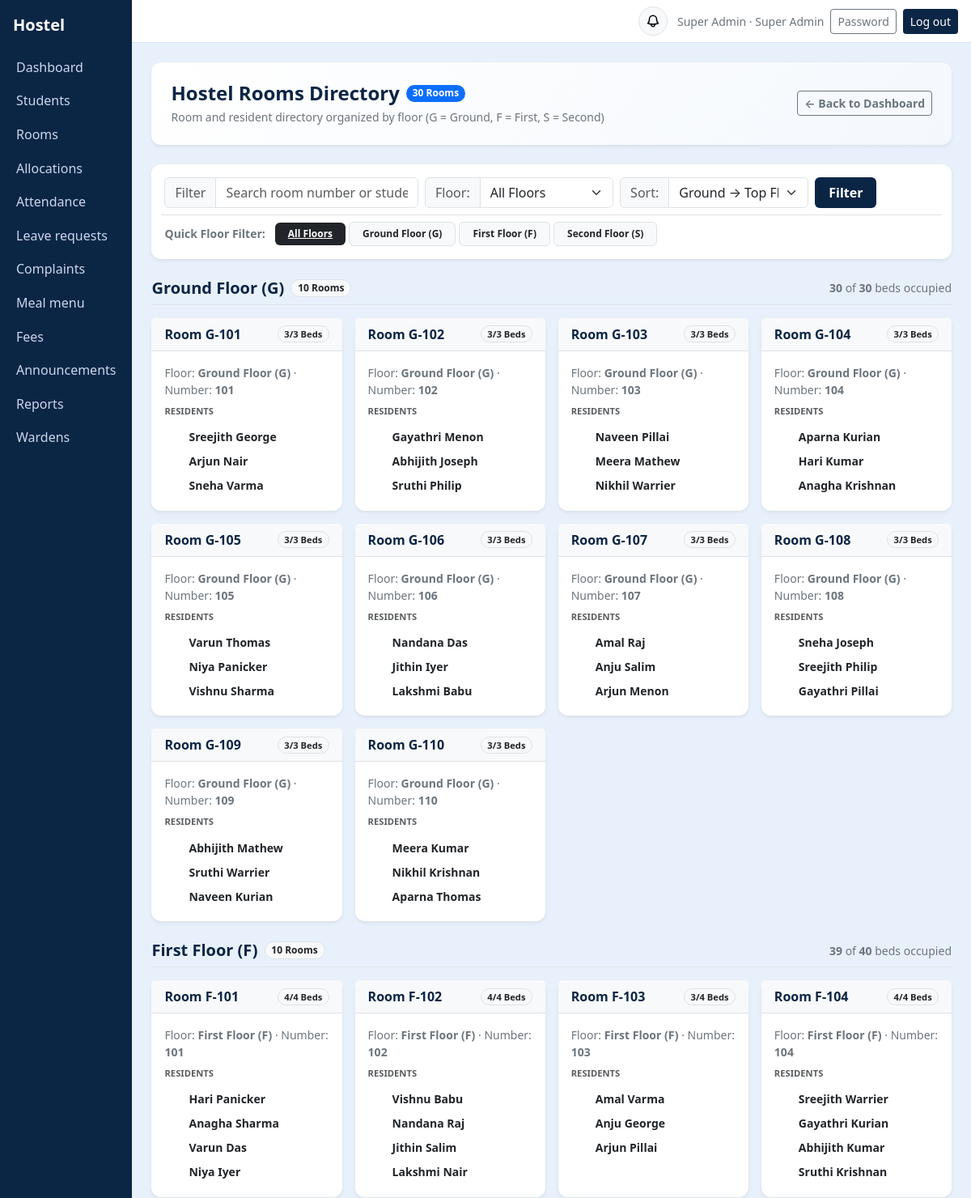
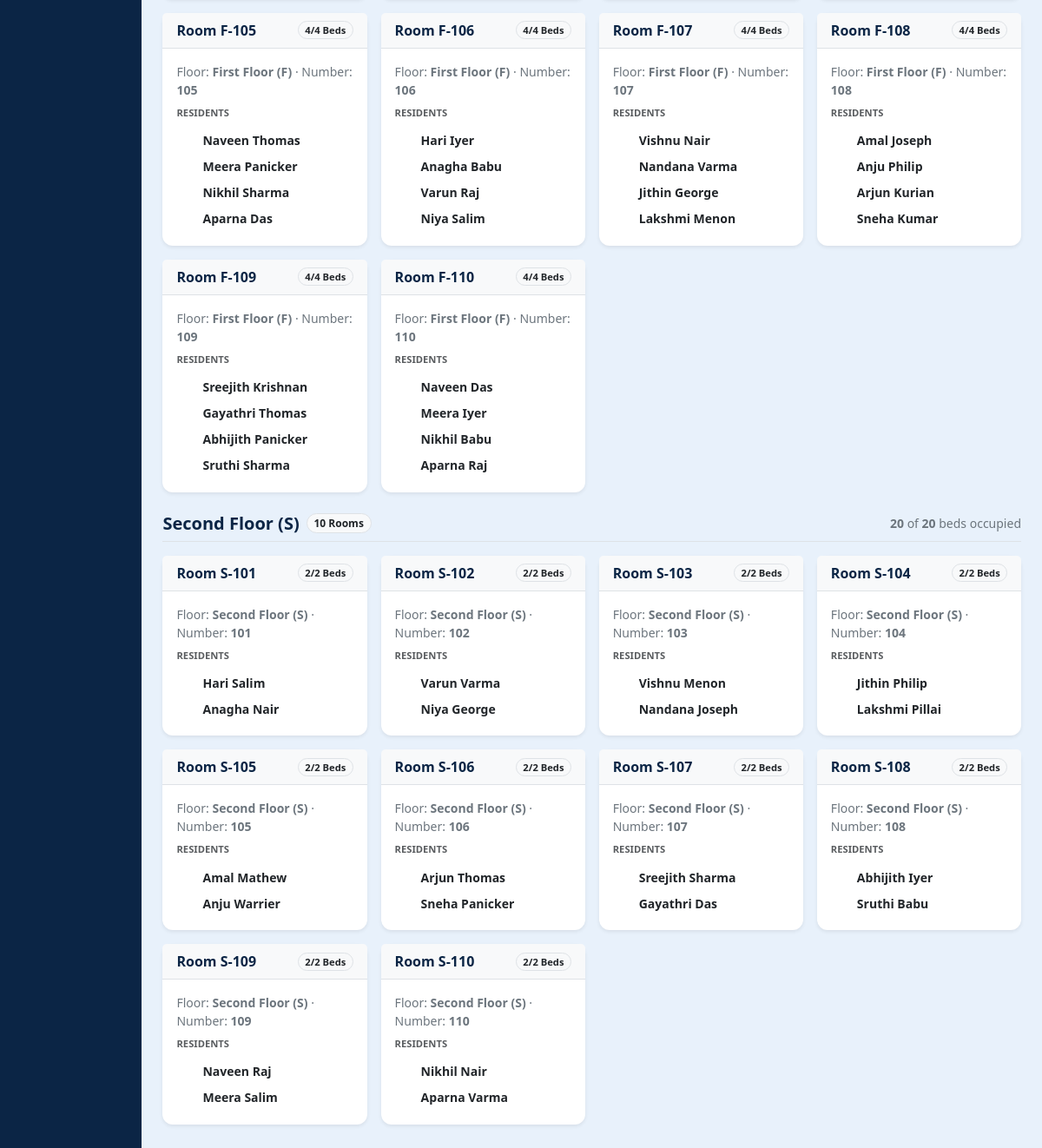
/rooms/directory/ (signed in), run on the app's committed database (2 pictures, top to bottom).
### core/models.py (models this page shows, shortened)
class User(AbstractUser):
    ROLES = [("admin", "Super Admin"), ("warden", "Warden"), ("student", "Student"), ("parent", "Parent")]
    role = models.CharField(max_length=10, choices=ROLES, default="student")
    phone = models.CharField(max_length=20, blank=True)
    must_change_password = models.BooleanField(default=False)
    @property
    def display_name(self):
        return self.get_full_name() or self.username

class Room(models.Model):
    block = models.CharField(max_length=20, default="A")
    number = models.CharField(max_length=20)
    capacity = models.PositiveSmallIntegerField(default=2)
    is_blacklisted = models.BooleanField("Blacklisted", default=False)
    blacklist_reason = models.CharField("Blacklist cause", max_length=150, blank=True)
    class Meta:
        unique_together = ("block", "number")
        ordering = ["block", "number"]
    def __str__(self):
        if self.number and self.block:
            b = str(self.block).strip()
            num = str(self.number).strip()
            if num.lower().startswith(f"{b.lower()}-"):
                return f"{b}-{num[len(b)+1:].strip()}"
            if num.lower().startswith(b.lower()) and len(num) > len(b) and num[len(b):][0].isdigit():
                return f"{b}-{num[len(b):].strip()}"
            return f"{b}-{num}"
        return self.number or ""
    @property
    def occupied(self):
        return self.allocations.filter(end_date__isnull=True).count()
    @property
    def vacancy(self):
        if self.is_blacklisted:
            return 0
        return max(0, self.capacity - self.occupied)
    @property
    def floor_name(self):
        b = str(self.block or "").strip().upper()
        mapping = {
            "G": "Ground Floor",
            "F": "First Floor",
            "S": "Second Floor",
            "T": "Third Floor",
            "B": "Basement",
            "0": "Ground Floor",
            "1": "First Floor",
            "2": "Second Floor",
            "3": "Third Floor",
            "4": "Fourth Floor",
            "5": "Fifth Floor",
        }
        return mapping.get(b, f"Floor {b}" if b else "Floor")
    @property
    def floor_display(self):
        fn = self.floor_name
        b = str(self.block or "").strip().upper()
        if fn == f"Floor {b}":
            return fn
        return f"{fn} ({b})"

### core/views.py (the view, shortened to what this page needs)
# urls.py: path("rooms/directory/", v.student_rooms, name="student_rooms"),
@login_required
def student_rooms(request):
    from django.db.models import Prefetch
    q = request.GET.get("q", "").strip()
    block = request.GET.get("block", "").strip()
    sort_by = request.GET.get("sort", "floor_asc").strip()
    distinct_codes = sorted(list(set(m.Room.objects.values_list("block", flat=True))), key=floor_order_key)
    all_blocks = []
    seen_displays = set()
    for b in distinct_codes:
        rm_dummy = m.Room(block=b)
        disp = rm_dummy.floor_display
        if disp not in seen_displays:
            seen_displays.add(disp)
            all_blocks.append({"code": b, "label": disp, "name": rm_dummy.floor_name})
    rooms_qs = m.Room.objects.all().prefetch_related(
        Prefetch(
            "allocations",
            queryset=m.RoomAllocation.objects.filter(end_date__isnull=True).select_related("student__user")
        )
    )
    if block:
        rooms_qs = rooms_qs.filter(block__iexact=block)
    all_rooms = list(rooms_qs)
    if sort_by == "floor_desc":
        all_rooms.sort(key=lambda r: (-floor_order_key(r.block), r.number))
    elif sort_by == "room_asc":
        all_rooms.sort(key=lambda r: r.number)
    elif sort_by == "vacant":
        all_rooms.sort(key=lambda r: (-r.vacancy, floor_order_key(r.block), r.number))
    else:  # floor_asc (default)
        all_rooms.sort(key=lambda r: (floor_order_key(r.block), r.number))
    grouped_dict = {}
    room_items = []
    for r in all_rooms:
        residents = [a.student.user.display_name for a in r.allocations.all()]
        item = {
            "room": r,
            "room_str": str(r),
            "block": r.block,
            "floor_name": r.floor_name,
            "floor_display": r.floor_display,
            "number": r.number,
            "capacity": r.capacity,
            "occupied": len(residents),
            "vacancy": r.vacancy,
            "is_blacklisted": r.is_blacklisted,
            "blacklist_reason": r.blacklist_reason,
            "residents": residents,
        }
        room_items.append(item)
        fl_key = r.block
        if fl_key not in grouped_dict:
            grouped_dict[fl_key] = {
                "floor_code": r.block,
                "floor_name": r.floor_name,
                "floor_display": r.floor_display,
                "rooms": [],
                "total_capacity": 0,
                "total_occupied": 0,
            }
        grouped_dict[fl_key]["rooms"].append(item)
        grouped_dict[fl_key]["total_capacity"] += r.capacity
        grouped_dict[fl_key]["total_occupied"] += len(residents)
    if sort_by == "floor_desc":
        sorted_keys = sorted(grouped_dict.keys(), key=lambda k: -floor_order_key(k))
    else:
        sorted_keys = sorted(grouped_dict.keys(), key=floor_order_key)
    floor_groups = [grouped_dict[k] for k in sorted_keys]
    return show(
        request,
        "student_rooms",
        rooms=room_items,
        floor_groups=floor_groups,
        total_rooms=len(room_items),
        blocks=all_blocks,
        selected_block=block,
        sort_by=sort_by,
        q=q,
    )

### core/views.py (called while the page is built)
def floor_order_key(b):
    code = str(b or "").strip().upper()
    order = {"B": -1, "G": 0, "0": 0, "F": 1, "1": 1, "S": 2, "2": 2, "T": 3, "3": 3, "4": 4, "5": 5}
    return order.get(code, 50)

def show(request, template, **ctx):
    return render(request, f"core/{template}.html", ctx)

### core/templates/core/student_rooms.html (shortened to what this page needs)
{% extends "core/base.html" %}{% block content %}
<div class="card p-4 mb-4 bg-white border-0 shadow-sm" style="background: linear-gradient(135deg, #ffffff 0%, #f4f8fd 100%);">
  <div class="d-flex flex-wrap justify-content-between align-items-center gap-3">
    <div>
      <div class="d-flex align-items-center gap-2 mb-1">
        <h4 class="mb-0 fw-bold" style="color:var(--navy);">Hostel Rooms Directory</h4>
        <span class="badge text-bg-primary rounded-pill">{{ total_rooms }} Room{{ total_rooms|pluralize }}</span>
      </div>
      <div class="text-secondary small">
        Room and resident directory organized by floor (G = Ground, F = First, S = Second)
      </div>
    </div>
    <div>
      <a href="{% url 'home' %}" class="btn btn-sm btn-outline-secondary fw-semibold">
        &larr; Back to Dashboard
      </a>
    </div>
  </div>
</div>
<div class="card p-3 mb-4 bg-white border-0 shadow-sm">
  <form method="get" action="{% url 'student_rooms' %}" class="row g-2 align-items-center">
    <div class="col-12 col-md-5 col-lg-4">
      <div class="input-group">
        <span class="input-group-text bg-light text-muted">Filter</span>
        <input type="text" name="q" value="{{ q }}" class="form-control"
               placeholder="Search room number or student name..."
               aria-label="Search rooms or residents">
      </div>
    </div>
    <div class="col-6 col-md-3 col-lg-3">
      <div class="input-group">
        <span class="input-group-text bg-light text-muted small">Floor:</span>
        <select name="block" class="form-select" onchange="this.form.submit()">
          <option value="">All Floors</option>
        </select>
      </div>
    </div>
    <div class="col-6 col-md-4 col-lg-3">
      <div class="input-group">
        <span class="input-group-text bg-light text-muted small">Sort:</span>
        <select name="sort" class="form-select" onchange="this.form.submit()">
          <option value="floor_asc" {% if sort_by == 'floor_asc' %}selected{% endif %}>Ground &rarr; Top Floor</option>
        </select>
      </div>
    </div>
    <div class="col-auto">
      <button type="submit" class="btn btn-navy fw-semibold px-3">Filter</button>
    </div>
    <div class="col-12 mt-2 pt-2 border-top d-flex flex-wrap align-items-center gap-1">
      <span class="text-secondary small fw-semibold me-2">Quick Floor Filter:</span>
      <a href="{% url 'student_rooms' %}?sort={{ sort_by }}{% if q %}&q={{ q }}{% endif %}"
         class="badge {% if not selected_block %}text-bg-dark{% else %}text-bg-light border text-dark text-decoration-none{% endif %} py-2 px-3">
        All Floors
      </a>
      {% for b in blocks %}
        <a href="{% url 'student_rooms' %}?block={{ b.code }}&sort={{ sort_by }}{% if q %}&q={{ q }}{% endif %}"
           class="badge {% if selected_block == b.code %}text-bg-primary{% else %}text-bg-light border text-dark text-decoration-none{% endif %} py-2 px-3">
          {{ b.label }}
        </a>
      {% endfor %}
    </div>
  </form>
</div>
{% for group in floor_groups %}
  <div class="mb-4">
    <div class="d-flex flex-wrap justify-content-between align-items-center pb-2 mb-3 border-bottom">
      <div class="d-flex align-items-center gap-2">
        <h5 class="mb-0 fw-bold" style="color:var(--navy);">{{ group.floor_display }}</h5>
        <span class="badge text-bg-light border text-dark rounded-pill">{{ group.rooms|length }} Room{{ group.rooms|length|pluralize }}</span>
      </div>
      <div class="text-secondary small">
        <b>{{ group.total_occupied }}</b> of <b>{{ group.total_capacity }}</b> beds occupied
      </div>
    </div>
    <div class="row g-3">
      {% for r in group.rooms %}
        <div class="col-12 col-sm-6 col-md-4 col-xl-3">
          <div class="card h-100 card-hover bg-white border-0 shadow-sm">
            <div class="card-header bg-light border-bottom d-flex justify-content-between align-items-center py-2 px-3">
              <span class="fw-bold fs-6" style="color:var(--navy);">Room {{ r.room_str }}</span>
              {% if r.is_blacklisted %}
                <span class="badge text-bg-secondary rounded-pill" style="font-size: 0.7rem;">Maintenance</span>
              {% elif r.occupied > 0 %}
                <span class="badge text-bg-light border text-dark rounded-pill" style="font-size: 0.7rem;">
                  {{ r.occupied }}/{{ r.capacity }} Beds
                </span>
              {% else %}
                <span class="badge text-bg-success-subtle text-success border border-success-subtle rounded-pill" style="font-size: 0.7rem;">
                  Vacant
                </span>
              {% endif %}
            </div>
            <div class="card-body p-3 d-flex flex-column">
              <div class="text-secondary small mb-2">
                Floor: <b>{{ r.floor_name }} ({{ r.block }})</b> · Number: <b>{{ r.number }}</b>
              </div>
              <div class="small fw-semibold text-muted text-uppercase tracking-wider mb-1" style="font-size: 0.7rem;">
                Residents
              </div>
              {% if r.residents %}
                <div class="mt-1">
                  {% for name in r.residents %}
                    <div class="d-flex align-items-center gap-2 py-1">
                      <span class="badge rounded-circle text-bg-primary-subtle text-primary"
                            style="width: 22px; height: 22px; display: inline-flex; align-items: center; justify-content: center; font-size: 0.65rem;">
                      </span>
                      <span class="fw-semibold text-dark small">{{ name }}</span>
                    </div>
                  {% endfor %}
                </div>
              {% endif %}
            </div>
          </div>
        </div>
      {% endfor %}
    </div>
  </div>
{% endfor %}
{% endblock %}

### core/templates/core/base.html (shortened to what this page needs)
{% load static %}<!doctype html>
<html lang="en"><head><meta charset="utf-8"><meta name="viewport" content="width=device-width, initial-scale=1">
<link href="https://cdn.jsdelivr.net/npm/bootstrap@5.3.3/dist/css/bootstrap.min.css" rel="stylesheet">
</head><body>
{% if user.is_authenticated and not hide_nav %}
<div class="d-flex">
 <nav class="sidebar py-3" id="sb"><div class="px-3 pb-3 text-white fs-5 fw-semibold">Hostel</div>
  {% for name, label in nav_items %}<a href="{% url name %}" >{{ label }}</a>{% endfor %}
 </nav>
 <div class="flex-grow-1">
  <div class="topbar d-flex align-items-center justify-content-between px-3 py-2">
   <div class="ms-auto d-flex align-items-center gap-2">
     <div class="dropdown me-1">
       <button class="btn btn-sm btn-light border position-relative rounded-circle p-2 d-flex align-items-center justify-content-center" style="width:36px; height:36px;" type="button" id="notifDropdown" data-bs-toggle="dropdown" aria-expanded="false" title="Notifications">
       </button>
     </div>
     <span class="text-secondary small d-none d-sm-inline">{{ user.display_name }} · {{ user.get_role_display }}</span>
     <a class="btn btn-sm btn-outline-secondary" href="{% url 'password' %}">Password</a>
     <form method="post" action="{% url 'logout' %}" class="d-inline">{% csrf_token %}<button class="btn btn-sm btn-navy">Log out</button></form>
   </div>
  </div>
  <main class="p-3 p-md-4">
{% else %}<main class="container py-4">{% endif %}
  {% block content %}{% endblock %}
 </main>
{% if user.is_authenticated and not hide_nav %}</div></div>{% endif %}
</body></html>

### core/templates/core/base.html (style rules this page uses)
:root { --navy:#0b2545;--sky:#e8f1fb;--sky2:#cfe2f7 }
body { background:var(--sky);min-height:100vh }
.sidebar { background:var(--navy);width:230px;min-height:100vh }
.sidebar a { color:#c9d8ec;text-decoration:none;display:block;padding:.55rem 1.25rem }
.topbar { background:#fff;border-bottom:1px solid var(--sky2) }
.card { border:1px solid var(--sky2); border-radius:12px; box-shadow:0 2px 6px rgba(11,37,69,0.03) }
.btn-navy { background:var(--navy);color:#fff }
.card-hover { transition:transform .15s ease-in-out, box-shadow .15s ease-in-out }

### data on the page
User: display_name "Super Admin", role "Super Admin"
Room: room_str "G-101", occupied "3", capacity "3", floor_name "Ground Floor", block "G", number "101", residents "Sreejith George" "Arjun Nair" "Sneha Varma"
Room: room_str "G-102", occupied "3", capacity "3", floor_name "Ground Floor", block "G", number "102", residents "Gayathri Menon" "Abhijith Joseph" "Sruthi Philip"
Room: room_str "G-103", occupied "3", capacity "3", floor_name "Ground Floor", block "G", number "103", residents "Naveen Pillai" "Meera Mathew" "Nikhil Warrier"
Room: room_str "G-104", occupied "3", capacity "3", floor_name "Ground Floor", block "G", number "104", residents "Aparna Kurian" "Hari Kumar" "Anagha Krishnan"
Room: room_str "G-105", occupied "3", capacity "3", floor_name "Ground Floor", block "G", number "105", residents "Varun Thomas" "Niya Panicker" "Vishnu Sharma"
Room: room_str "G-106", occupied "3", capacity "3", floor_name "Ground Floor", block "G", number "106", residents "Nandana Das" "Jithin Iyer" "Lakshmi Babu"
Room: room_str "G-107", occupied "3", capacity "3", floor_name "Ground Floor", block "G", number "107", residents "Amal Raj" "Anju Salim" "Arjun Menon"
Room: room_str "G-108", occupied "3", capacity "3", floor_name "Ground Floor", block "G", number "108", residents "Sneha Joseph" "Sreejith Philip" "Gayathri Pillai"
Room: room_str "G-109", occupied "3", capacity "3", floor_name "Ground Floor", block "G", number "109", residents "Abhijith Mathew" "Sruthi Warrier" "Naveen Kurian"
Room: room_str "G-110", occupied "3", capacity "3", floor_name "Ground Floor", block "G", number "110", residents "Meera Kumar" "Nikhil Krishnan" "Aparna Thomas"
Room: room_str "F-101", occupied "4", capacity "4", floor_name "First Floor", block "F", number "101", residents "Hari Panicker" "Anagha Sharma" "Varun Das" "Niya Iyer"
Room: room_str "F-102", occupied "4", capacity "4", floor_name "First Floor", block "F", number "102", residents "Vishnu Babu" "Nandana Raj" "Jithin Salim" "Lakshmi Nair"
Room: room_str "F-103", occupied "3", capacity "4", floor_name "First Floor", block "F", number "103", residents "Amal Varma" "Anju George" "Arjun Pillai"
Room: room_str "F-104", occupied "4", capacity "4", floor_name "First Floor", block "F", number "104", residents "Sreejith Warrier" "Gayathri Kurian" "Abhijith Kumar" "Sruthi Krishnan"
Room: room_str "F-105", occupied "4", capacity "4", floor_name "First Floor", block "F", number "105", residents "Naveen Thomas" "Meera Panicker" "Nikhil Sharma" "Aparna Das"
Room: room_str "F-106", occupied "4", capacity "4", floor_name "First Floor", block "F", number "106", residents "Hari Iyer" "Anagha Babu" "Varun Raj" "Niya Salim"
Room: room_str "F-107", occupied "4", capacity "4", floor_name "First Floor", block "F", number "107", residents "Vishnu Nair" "Nandana Varma" "Jithin George" "Lakshmi Menon"
Room: room_str "F-108", occupied "4", capacity "4", floor_name "First Floor", block "F", number "108", residents "Amal Joseph" "Anju Philip" "Arjun Kurian" "Sneha Kumar"
Room: room_str "F-109", occupied "4", capacity "4", floor_name "First Floor", block "F", number "109", residents "Sreejith Krishnan" "Gayathri Thomas" "Abhijith Panicker" "Sruthi Sharma"
Room: room_str "F-110", occupied "4", capacity "4", floor_name "First Floor", block "F", number "110", residents "Naveen Das" "Meera Iyer" "Nikhil Babu" "Aparna Raj"
Room: room_str "S-101", occupied "2", capacity "2", floor_name "Second Floor", block "S", number "101", residents "Hari Salim" "Anagha Nair"
Room: room_str "S-102", occupied "2", capacity "2", floor_name "Second Floor", block "S", number "102", residents "Varun Varma" "Niya George"
Room: room_str "S-103", occupied "2", capacity "2", floor_name "Second Floor", block "S", number "103", residents "Vishnu Menon" "Nandana Joseph"
Room: room_str "S-104", occupied "2", capacity "2", floor_name "Second Floor", block "S", number "104", residents "Jithin Philip" "Lakshmi Pillai"
Room: room_str "S-105", occupied "2", capacity "2", floor_name "Second Floor", block "S", number "105", residents "Amal Mathew" "Anju Warrier"
Room: room_str "S-106", occupied "2", capacity "2", floor_name "Second Floor", block "S", number "106", residents "Arjun Thomas" "Sneha Panicker"
Room: room_str "S-107", occupied "2", capacity "2", floor_name "Second Floor", block "S", number "107", residents "Sreejith Sharma" "Gayathri Das"
Room: room_str "S-108", occupied "2", capacity "2", floor_name "Second Floor", block "S", number "108", residents "Abhijith Iyer" "Sruthi Babu"
Room: room_str "S-109", occupied "2", capacity "2", floor_name "Second Floor", block "S", number "109", residents "Naveen Raj" "Meera Salim"
Room: room_str "S-110", occupied "2", capacity "2", floor_name "Second Floor", block "S", number "110", residents "Nikhil Nair" "Aparna Varma"

### other printed values
{{ label }} "Dashboard" "Students" "Rooms" "Allocations" "Attendance" "Leave requests" "Complaints" "Meal menu" "Fees" "Announcements" "Reports" "Wardens"
{{ total_rooms }} "30"
{{ b.label }} "Ground Floor (G)" "First Floor (F)" "Second Floor (S)"
{{ group.floor_display }} "Ground Floor (G)" "First Floor (F)" "Second Floor (S)"
{{ group.rooms|length }} "10" "10" "10"
{{ group.total_occupied }} "30" "39" "20"
{{ group.total_capacity }} "30" "40" "20"
